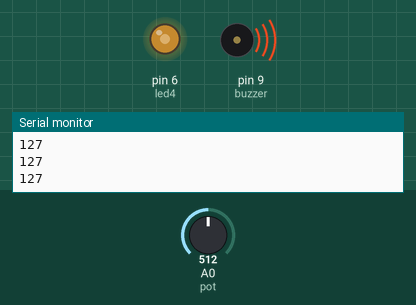
A sketch run on a simulated Arduino Uno, built with avr-gcc and run on an emulated ATmega328P. Parts: output pins drawn as LEDs (lit = HIGH), buzzer (waves = sounding), the last lines printed to the serial monitor. Inputs (shaded band) come from the test bench; at power-on: A0 (pot) = 512.

Above: at 1.2 s.
1.3 s: A0 (pot) set to 716
At 2.5 s:
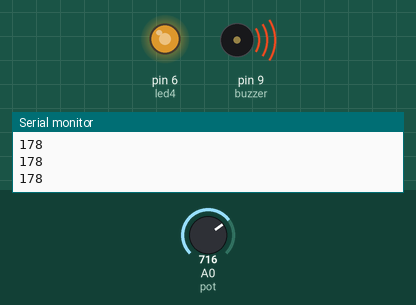
2.8 s: A0 (pot) set to 900
At 3.7 s:
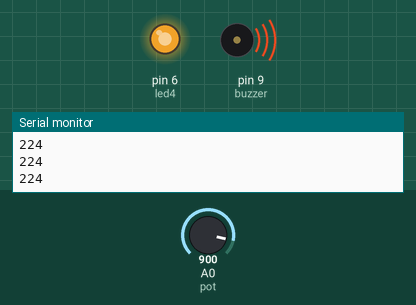
4.3 s: A0 (pot) set to 122
At 4.7 s:
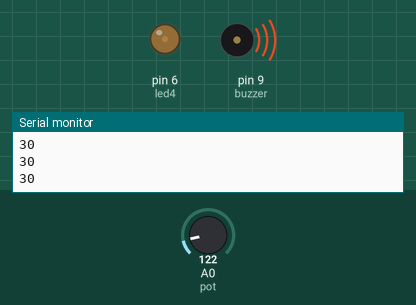
5.8 s: A0 (pot) set to 0
At 7.0 s:
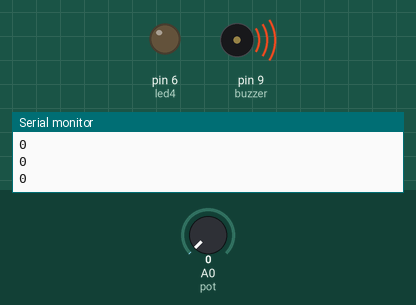
7.3 s: A0 (pot) set to 511
At 8.3 s:
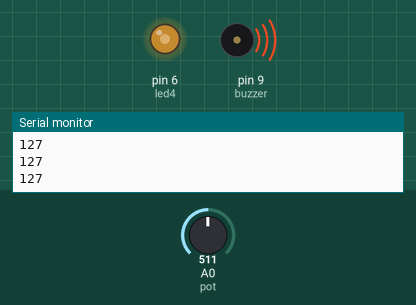
Timing chart, 0 to 9.8 s (numbered marks = the images above; inputs shaded):
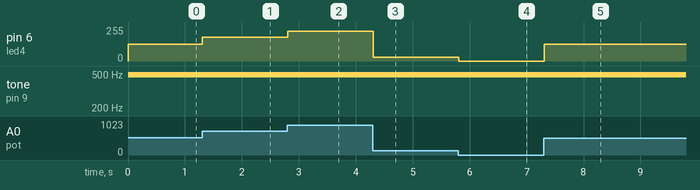

Measured:
- after the input at 1.3 s, pin 6 (led4): 127/255 → 178/255 at once
- after the input at 2.8 s, pin 6 (led4): 178/255 → 224/255 at once
- after the input at 4.3 s, pin 6 (led4): 224/255 → 30/255 at once
- after the input at 5.8 s, pin 6 (led4): 30/255 → 0/255 at once
- after the input at 7.3 s, pin 6 (led4): 0/255 → 127/255 at once

The sketch:

3_Pot_ile_Buzzer_Led_Yakmak.ino
```cpp
#define buzzer 9
#define led4 6
#define pot A0
int potdurum = 0;
void setup() {
  Serial.begin(9600);
  Serial.println("Potansiyometrenin Durumu");
}
void loop() {
  potdurum = analogRead(pot);
  potdurum = map(potdurum,0,1023,0,255);
  Serial.println(potdurum);
    analogWrite(buzzer ,potdurum);
    analogWrite(led4,potdurum);
}
```
